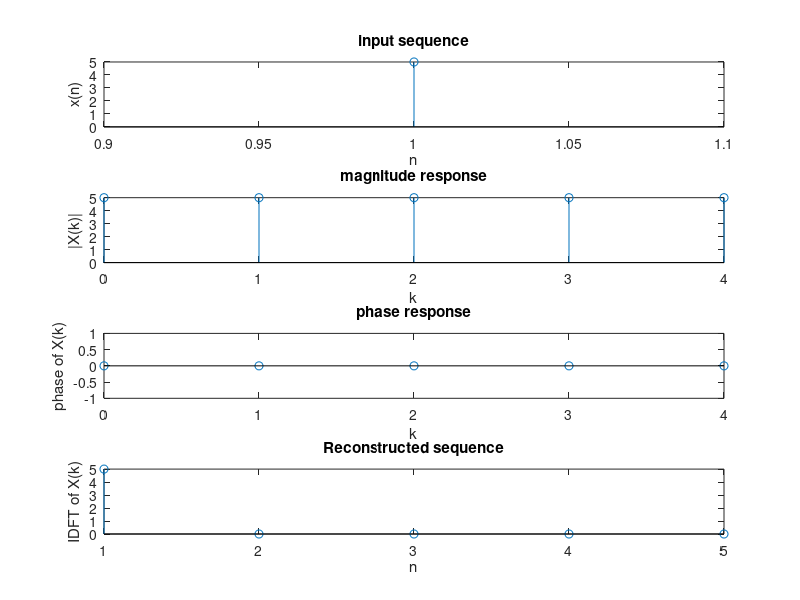

Source code (MATLAB):
clc;clear all;close all;

x=input('enter the input sequence values x(n)=');
N=input('enter the size of DFT=');
X=fft(x,N)
Xa=abs(X);
Xp=angle(X)
k=0:N-1;
%w=([0:(N-1)]*2*pi)/N;
figure(1);
subplot(411),stem(x),xlabel('n'),ylabel('x(n)'),title('input sequence');
subplot(412),stem(k,Xa),xlabel('k'),ylabel('|X(k)|'),title('magnitude response');
subplot(413),stem(k,Xp),xlabel('k'),ylabel('phase of X(k)'),title('phase response');
x_cap=ifft(X);
subplot(414),stem(abs(x_cap)),xlabel('n'),ylabel('IDFT of X(k)'),title('Reconstructed sequence');